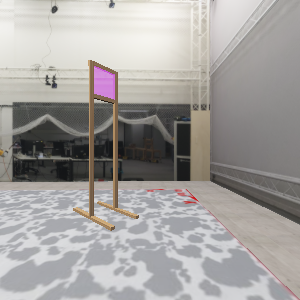
#> input picture controllers/main/data/gate1.png, 300 x 300 px
$ python threshold-tuner.py
#> lines starting #> are read from the running program, lines starting #| are printed output that depends on the picture
# HSV threshold mask tuner — run: python threshold-tuner.py
# Uses matplotlib sliders (works as a normal script; ipywidgets only work in Jupyter).
from pathlib import Path

import cv2
import matplotlib.pyplot as plt
import numpy as np
from matplotlib.widgets import RangeSlider

SCRIPT_DIR = Path(__file__).resolve().parent
IMAGE_PATH = SCRIPT_DIR.parent / "data" / "gate1.png"

image = cv2.imread(str(IMAGE_PATH))
#> image is the input picture: shape (300, 300, 3); mean B, G, R 158.1, 160.5, 163.4
if image is None:
    raise FileNotFoundError(f"Could not load image: {IMAGE_PATH}")

hsv_image = cv2.cvtColor(image, cv2.COLOR_BGR2HSV)
#> hsv_image: shape (300, 300, 3); mean H, S, V 53, 14.5, 165

fig = plt.figure(figsize=(14, 8))
gs = fig.add_gridspec(4, 3, height_ratios=[1, 0.12, 0.12, 0.12], hspace=0.45, wspace=0.15)

ax_orig = fig.add_subplot(gs[0, 0])
ax_mask = fig.add_subplot(gs[0, 1])
ax_over = fig.add_subplot(gs[0, 2])

ax_h = fig.add_subplot(gs[1, :])
ax_s = fig.add_subplot(gs[2, :])
ax_v = fig.add_subplot(gs[3, :])

lower = np.array([0, 0, 0], dtype=np.uint8)
upper = np.array([179, 255, 255], dtype=np.uint8)
mask = cv2.inRange(hsv_image, lower, upper)
#> mask: shape (300, 300); every value is 255
overlay = cv2.bitwise_and(image, image, mask=mask)

im_orig = ax_orig.imshow(cv2.cvtColor(image, cv2.COLOR_BGR2RGB))
im_mask = ax_mask.imshow(mask, cmap="gray", vmin=0, vmax=255)
im_over = ax_over.imshow(cv2.cvtColor(overlay, cv2.COLOR_BGR2RGB))

ax_orig.set_title("Original")
ax_orig.axis("off")
ax_mask.set_title("Mask")
ax_mask.axis("off")
ax_over.set_title("Masked color")
ax_over.axis("off")

h_slider = RangeSlider(ax_h, "H", 0, 179, valinit=(0, 179), valstep=1)
s_slider = RangeSlider(ax_s, "S", 0, 255, valinit=(0, 255), valstep=1)
v_slider = RangeSlider(ax_v, "V", 0, 255, valinit=(0, 255), valstep=1)

status = fig.text(0.5, 0.01, "", ha="center", fontsize=9, family="monospace")


def _update(*_args) -> None:
    hm, hM = h_slider.val
    sm, sM = s_slider.val
    vm, vM = v_slider.val
    lo = np.array([int(hm), int(sm), int(vm)], dtype=np.uint8)
    hi = np.array([int(hM), int(sM), int(vM)], dtype=np.uint8)
    new_mask = cv2.inRange(hsv_image, lo, hi)
    new_overlay = cv2.bitwise_and(image, image, mask=new_mask)

    im_mask.set_data(new_mask)
    im_over.set_data(cv2.cvtColor(new_overlay, cv2.COLOR_BGR2RGB))

    status.set_text(f"lower = {tuple(lo.tolist())}   upper = {tuple(hi.tolist())}")
    fig.canvas.draw_idle()


h_slider.on_changed(_update)
s_slider.on_changed(_update)
v_slider.on_changed(_update)

plt.suptitle("Drag range endpoints — H / S / V (OpenCV HSV)", y=0.98)
plt.show()
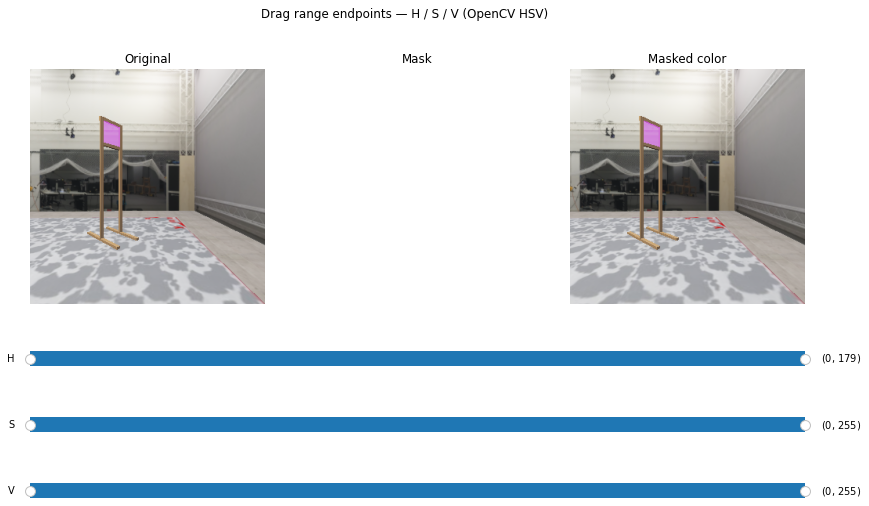
#> figure drawn by matplotlib, 6 panels
